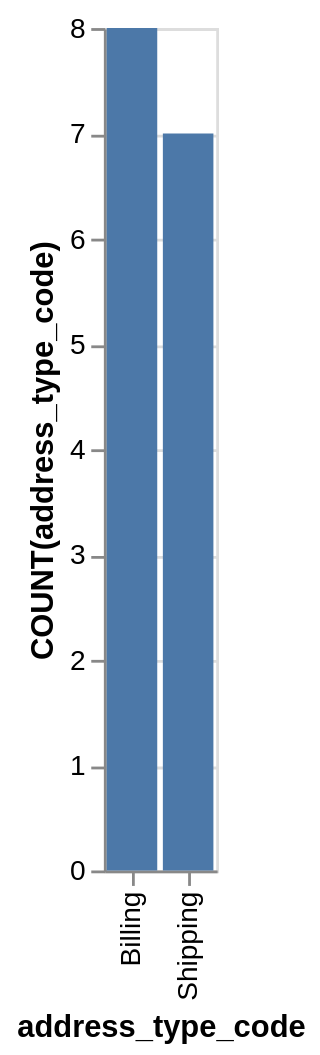

The Vega-Lite source for this figure:
### Vega-Lite specification from a JSON file in a GitHub repository (floating-point values rounded to 4 significant figures)
{"data": {"values": [{"x_data": "Billing", "y_data": 8}, {"x_data": "Shipping", "y_data": 7}]}, "mark": "bar", "encoding": {"x": {"field": "x_data", "type": "nominal", "title": "address_type_code", "sort": {"op": "sum", "field": "y_data", "order": "descending"}}, "y": {"field": "y_data", "type": "quantitative", "title": "COUNT(address_type_code)"}}}
